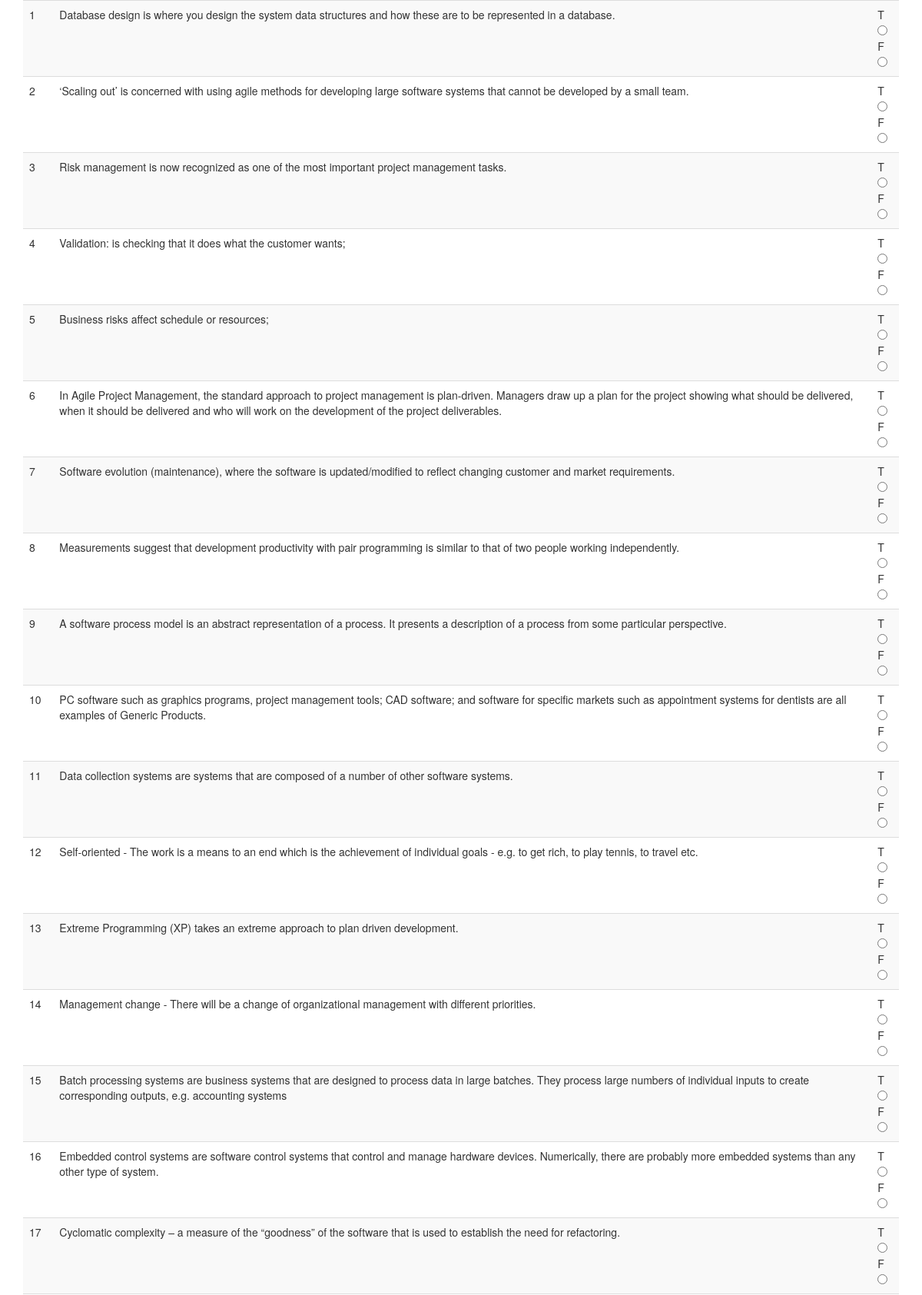
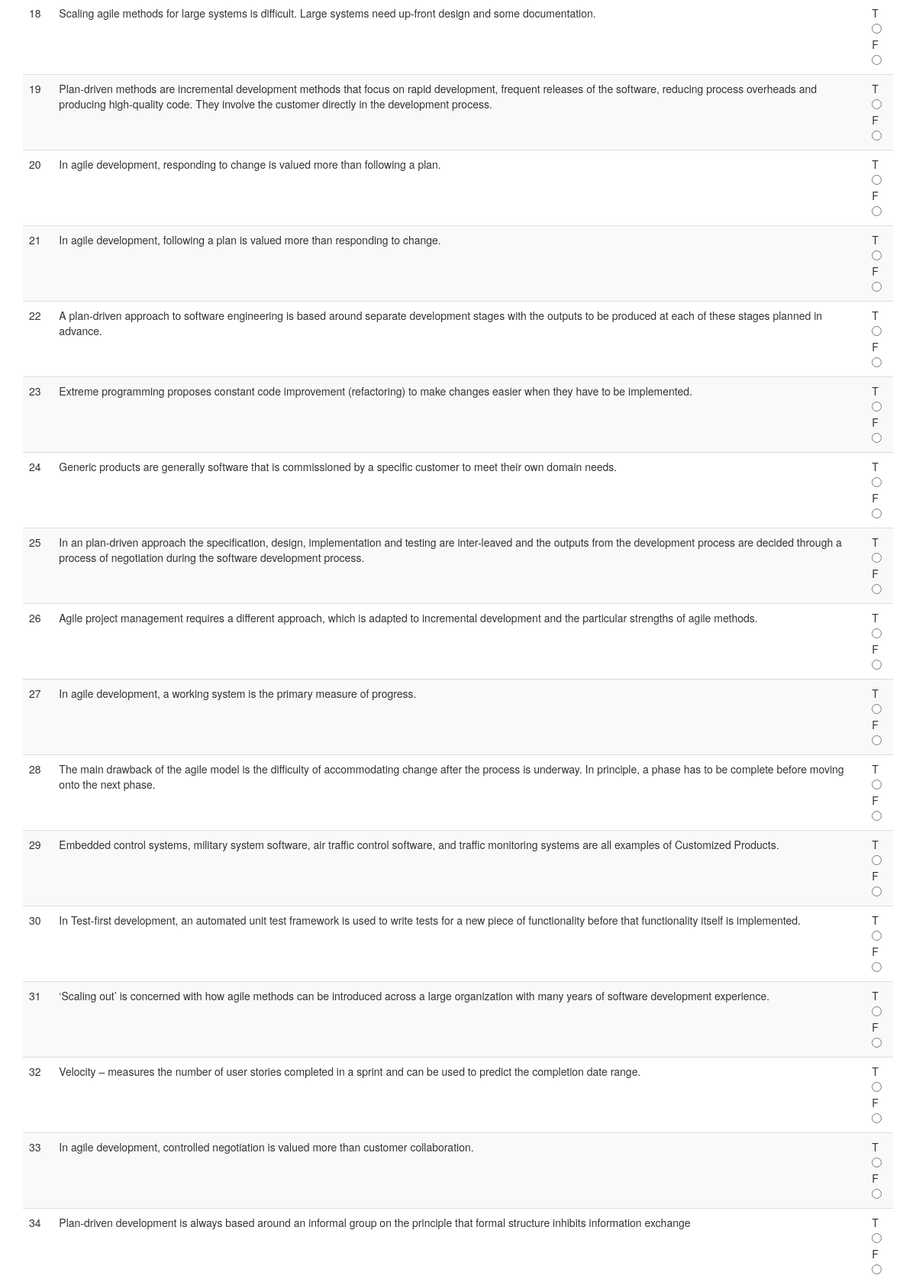
The page / (upper part) on the database its author committed (2 pictures, top to bottom).
### tables this page shows
CREATE TABLE `questions` (
  `id` int(9) NOT NULL,
  `question` varchar(500) NOT NULL,
  `answer` tinyint(1) NOT NULL
);

### Database.php (called while the page is built, shortened)
<?php
class Database {
	private $host       = DB_HOST;
	private $user       = DB_USER;
	private $password   = DB_PASS;
	private $database   = DB_NAME;
	private $connection = null;
	private $stmt = null;
	function __construct() {
		$conn = $this->connectDB();
		$this->connection = $conn;
	}
	private function connectDB() {
		 $dsn = 'mysql:host=' . $this->host . ';dbname=' . $this->database. ';charset=utf8';
		$options = array(
		PDO::ATTR_PERSISTENT => false,
		PDO::ATTR_ERRMODE => PDO::ERRMODE_EXCEPTION
		);
        try{
            $this->connection = new PDO($dsn, $this->user, $this->password, $options);
        }
        catch(PDOException $e){
            $this->error = $e->getMessage();
        }
		return $this->connection;
	}
	public function query($query){
		if($this->connection!=null)
    	$this->stmt = $this->connection->prepare($query);
		else
		 return;
	}
	public function execute(){
		if($this->stmt!=null)
		return $this->stmt->execute();
		else
		 return;
	}
	public function resultset(){
		$this->execute();
		return $this->stmt->fetchAll(PDO::FETCH_ASSOC);
	}
}
?>

### index.php (the view, shortened to what this page needs)
<!DOCTYPE html>
<html lang="en">
<head>
  <link rel="stylesheet" href="https://maxcdn.bootstrapcdn.com/bootstrap/3.3.7/css/bootstrap.min.css">
</head>
<body class="container">
        <table id='test' class="table table-striped">
<?php
include_once('Database.php');
$db_handler = new Database();
$query = "SELECT * FROM questions";
$db_handler->query($query);
$test = $db_handler->resultset();
$n = sizeof($test);
for ($i = 0; $i < $n; $i++ ) {
    $a = rand(0, $n-1);
    $b = rand(0, $n-1);
    $s1 = $test[$a];
    $s2 = $test[$b];
    $test[$a] = $s2;
    $test[$b] = $s1;
}
for ($i = 0; $i < $n; $i++) {?>
            <tr>
                <td><?php echo $i + 1; ?> </td>
                <td><?php echo $test[$i]['question']; ?></td>
                <td>
                <form>
                    T <input type="radio" name="answer" value="1"><br>
                    F <input type="radio" name="answer" value="0">
                </form>
                </td>
            </tr>
<?php
}?>
        </table>
    </body>
</html>

### rows shown on the page
questions: question "Database design is where you design the system data structures and how these are to be represented in a database."
questions: question "‘Scaling out’ is concerned with using agile methods for developing large software systems that cannot be developed by a small team."
questions: question "Risk management is now recognized as one of the most important project management tasks."
questions: question "Validation: is checking that it does what the customer wants;"
questions: question "Business risks affect schedule or resources;"
questions: question "In Agile Project Management, the standard approach to project management is plan-driven. Managers draw up a plan for the project showing what should be delivered, when it should be delivered and who will work on the development of the project deliverables."
questions: question "Software evolution (maintenance), where the software is updated/modified to reflect changing customer and market requirements."
questions: question "Measurements suggest that development productivity with pair programming is similar to that of two people working independently."
questions: question "A software process model is an abstract representation of a process. It presents a description of a process from some particular perspective."
questions: question "PC software such as graphics programs, project management tools; CAD software; and software for specific markets such as appointment systems for dentists are all examples of Generic Products."
questions: question "Data collection systems are systems that are composed of a number of other software systems."
questions: question "Self-oriented - The work is a means to an end which is the achievement of individual goals - e.g. to get rich, to play tennis, to travel etc."
questions: question "Extreme Programming (XP) takes an extreme approach to plan driven development."
questions: question "Management change - There will be a change of organizational management with different priorities."
questions: question "Batch processing systems are business systems that are designed to process data in large batches. They process large numbers of individual inputs to create corresponding outputs, e.g. accounting systems"
questions: question "Embedded control systems are software control systems that control and manage hardware devices. Numerically, there are probably more embedded systems than any other type of system."
questions: question "Cyclomatic complexity – a measure of the “goodness” of the software that is used to establish the need for refactoring."
questions: question "Scaling agile methods for large systems is difficult. Large systems need up-front design and some documentation."
questions: question "Plan-driven methods are incremental development methods that focus on rapid development, frequent releases of the software, reducing process overheads and producing high-quality code. They involve the customer directly in the development process."
questions: question "In agile development, responding to change is valued more than following a plan."
questions: question "In agile development, following a plan is valued more than responding to change."
questions: question "A plan-driven approach to software engineering is based around separate development stages with the outputs to be produced at each of these stages planned in advance."
questions: question "Extreme programming proposes constant code improvement (refactoring) to make changes easier when they have to be implemented."
questions: question "Generic products are generally software that is commissioned by a specific customer to meet their own domain needs."
questions: question "In an plan-driven approach the specification, design, implementation and testing are inter-leaved and the outputs from the development process are decided through a process of negotiation during the software development process."
questions: question "Agile project management requires a different approach, which is adapted to incremental development and the particular strengths of agile methods."
questions: question "In agile development, a working system is the primary measure of progress."
questions: question "The main drawback of the agile model is the difficulty of accommodating change after the process is underway. In principle, a phase has to be complete before moving onto the next phase."
questions: question "Embedded control systems, military system software, air traffic control software, and traffic monitoring systems are all examples of Customized Products."
questions: question "In Test-first development, an automated unit test framework is used to write tests for a new piece of functionality before that functionality itself is implemented."
questions: question "‘Scaling out’ is concerned with how agile methods can be introduced across a large organization with many years of software development experience."
questions: question "Velocity – measures the number of user stories completed in a sprint and can be used to predict the completion date range."
questions: question "In agile development, controlled negotiation is valued more than customer collaboration."
questions: question "Plan-driven development is always based around an informal group on the principle that formal structure inhibits information exchange"
